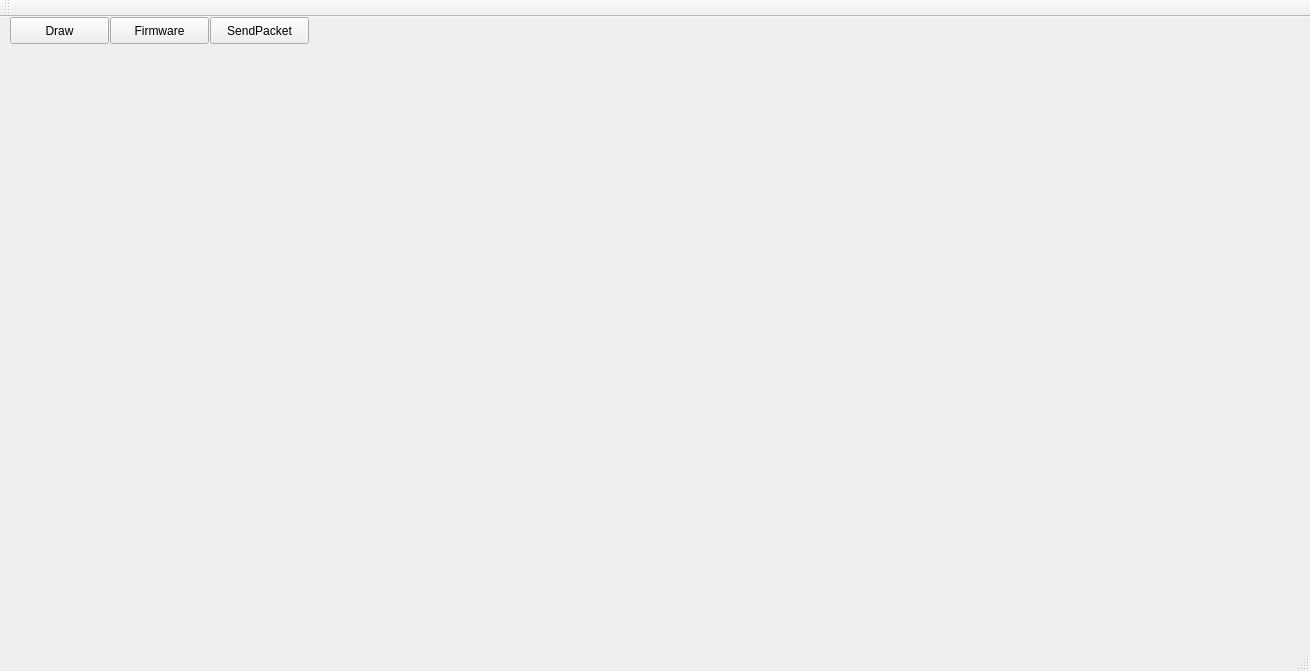
<?xml version="1.0" encoding="UTF-8"?>
<ui version="4.0">
 <class>MainWindow</class>
 <widget class="QMainWindow" name="MainWindow">
  <property name="geometry">
   <rect>
    <x>0</x>
    <y>0</y>
    <width>1310</width>
    <height>671</height>
   </rect>
  </property>
  <property name="windowTitle">
   <string>MainWindow</string>
  </property>
  <widget class="QWidget" name="centralWidget">
   <widget class="QPushButton" name="fwButton">
    <property name="geometry">
     <rect>
      <x>110</x>
      <y>0</y>
      <width>99</width>
      <height>27</height>
     </rect>
    </property>
    <property name="text">
     <string>Firmware</string>
    </property>
   </widget>
   <widget class="QPushButton" name="drawButton">
    <property name="geometry">
     <rect>
      <x>10</x>
      <y>0</y>
      <width>99</width>
      <height>27</height>
     </rect>
    </property>
    <property name="text">
     <string>Draw</string>
    </property>
   </widget>
   <widget class="QPushButton" name="sendPktButton">
    <property name="geometry">
     <rect>
      <x>210</x>
      <y>0</y>
      <width>99</width>
      <height>27</height>
     </rect>
    </property>
    <property name="text">
     <string>SendPacket</string>
    </property>
   </widget>
  </widget>
  <widget class="QMenuBar" name="menuBar">
   <property name="geometry">
    <rect>
     <x>0</x>
     <y>0</y>
     <width>1310</width>
     <height>25</height>
    </rect>
   </property>
  </widget>
  <widget class="QToolBar" name="mainToolBar">
   <attribute name="toolBarArea">
    <enum>TopToolBarArea</enum>
   </attribute>
   <attribute name="toolBarBreak">
    <bool>false</bool>
   </attribute>
  </widget>
  <widget class="QStatusBar" name="statusBar"/>
 </widget>
 <layoutdefault spacing="6" margin="11"/>
 <resources/>
 <connections/>
</ui>
